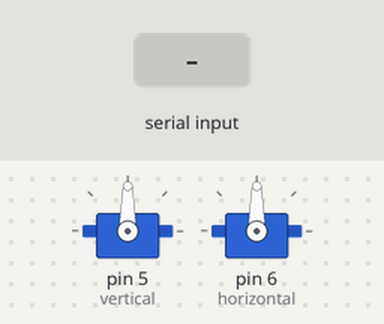
This sketch was run on a simulated Arduino Uno, built with avr-gcc and run on an emulated ATmega328P. On the bench: 2 × servo. The test bench sets the inputs (shaded band).

Above: at 1.2 s.
1.3 s: "90,45\n" received over Serial
At 3.3 s:
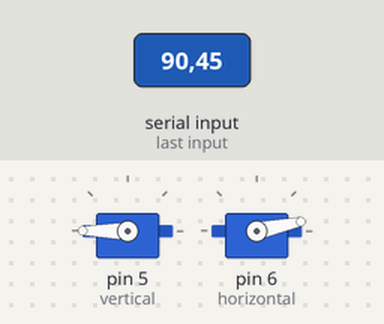
3.8 s: "30,150\n" received over Serial
At 5.3 s:
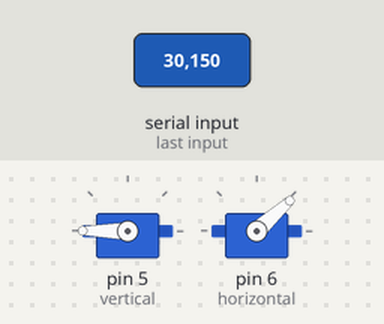
6.3 s: "200\n" received over Serial
At 7.0 s:
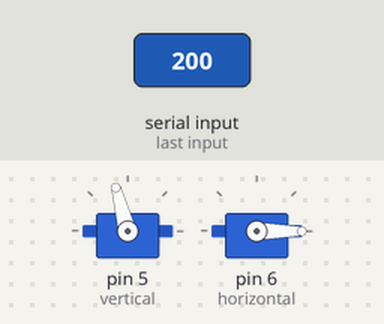
9.3 s: "90\n" received over Serial
At 11.2 s:
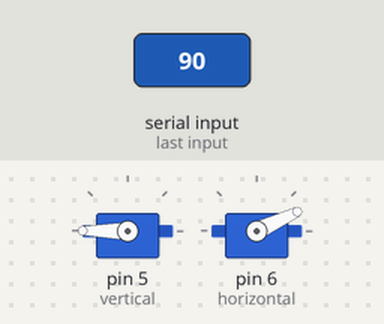
11.7 s: "1,90,45\n" received over Serial
At 12.9 s:
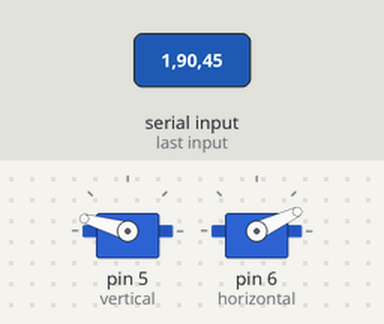
14.7 s: "1,90\n" received over Serial
At 15.8 s:
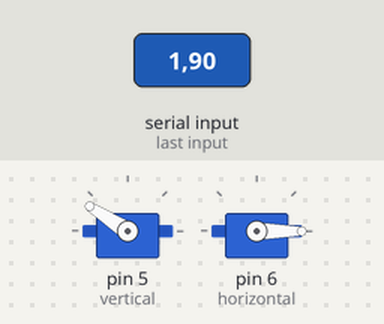
Timing chart, 0 to 18.2 s (numbered marks = the images above; inputs shaded):
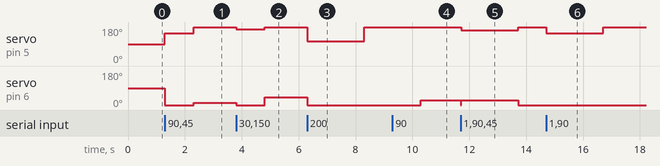

The sketch:

ArduinoParser.ino
```cpp
// Controlling a servo position using a potentiometer (variable resistor)
// by Michal Rinott <http://people.interaction-ivrea.it/m.rinott>

#include <Servo.h>

Servo horizontal;  // create servo object to control a servo
Servo vertical;  // create servo object to control a servo
int val;
int xval;
int yval;

void setup()
{
  vertical.attach(5);  // attaches the servo on pin 9 to the servo object
  horizontal.attach(6);  // attaches the servo on pin 9 to the servo object
  horizontal.write(90);                  // sets the servo position according to the scaled value
  vertical.write(90);
  Serial.begin(115200);
}

void loop()
{
    // look for the next valid integer in the incoming serial stream:
    val = Serial.parseInt();
    xval = map(val, 0, 640, 0, 180);
    // do it again:
    val = Serial.parseInt();
    yval = map(val, 0, 480, 180, 0);

  //vertical.write(yval);  // sets the servo position according to the scaled value
  horizontal.write(xval);
  vertical.write(yval);
  delay(15);
}
```

Measured:
- after the input at 1.3 s, servo on pin 5 (vertical): 90° → 147° at once, → 180° 1.0 s later; servo on pin 6 (horizontal): 90° → 0° after 0.00 s instead of 0.70 s
- after the input at 3.8 s, servo on pin 5 (vertical): 180° → 169° at once, → 180° 1.0 s later; servo on pin 6 (horizontal): 12° → 0° after 0.00 s instead of 0.53 s
- after the input at 6.3 s, servo on pin 5 (vertical): 180° → 105° at once, → 180° 2.0 s later; servo on pin 6 (horizontal): 42° → 0° after 0.00 s instead of 0.53 s
- after the input at 9.3 s, servo on pin 6 (horizontal): 0° → 25° after 1.0 s
- after the input at 11.7 s, servo on pin 5 (vertical): 180° → 164° at once, → 180° 2.0 s later; servo on pin 6 (horizontal): 25° → 0° after 0.00 s instead of 0.61 s
- after the input at 14.7 s, servo on pin 5 (vertical): 180° → 147° at once, → 180° 2.0 s later
